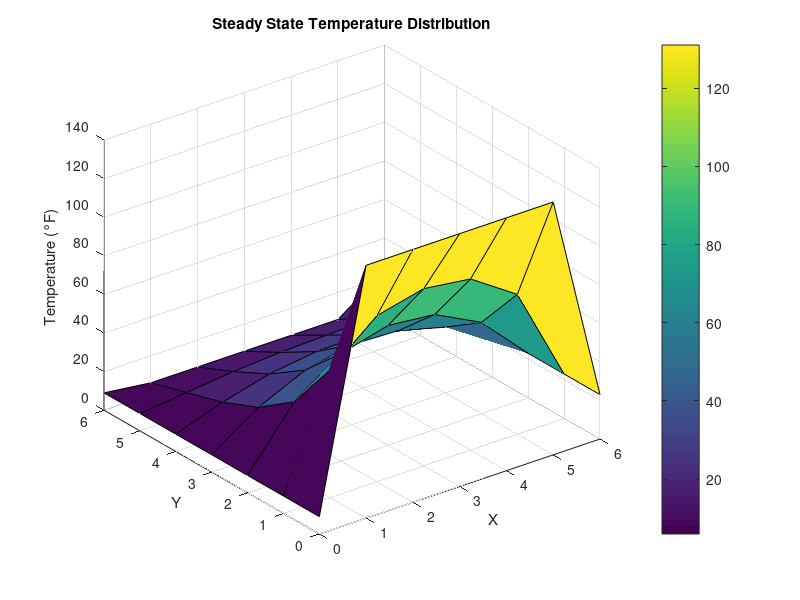

The MATLAB script that drew this image:
clc; clear all; close all;

% Grid size (number of interior nodes)
N = 5;
T = zeros(N+2, N+2);  % Include boundaries

% Boundary conditions from NIM 13123069
T_top = 131;
T_right = 23;
T_bottom = 6;
T_left = 9;

% Set boundary values
T(1,:) = T_top;                   % Top row
T(end,:) = T_bottom;             % Bottom row
T(:,1) = T_left;                 % Left column
T(:,end) = T_right;              % Right column

% Parameters
eps_s = 1;        % Convergence criterion (1%)
error = 100;      % Initial error
iteration = 0;

% Gauss-Seidel Iteration
while error > eps_s
    error = 0;
    iteration = iteration + 1;
    for i = 2:N+1
        for j = 2:N+1
            prev_iter = T(i,j);
            T(i,j) = 0.25 * (T(i+1,j) + T(i-1,j) + T(i,j+1) + T(i,j-1));
            e = abs((T(i,j) - prev_iter) / T(i,j)) * 100;
            if e > error
                error = e;
            end
        end
    end
end

fprintf('Converged in %d iterations with max error = %.4f%%\n', iteration, error);

% Display temperature matrix
disp('Final Temperature Distribution:')
disp(T);

% Plot the result
figure(1)
[X, Y] = meshgrid(0:N+1, 0:N+1);
figure;
surf(X, Y, T);
title('Steady State Temperature Distribution');
xlabel('X'); ylabel('Y'); zlabel('Temperature (°F)');
colorbar;